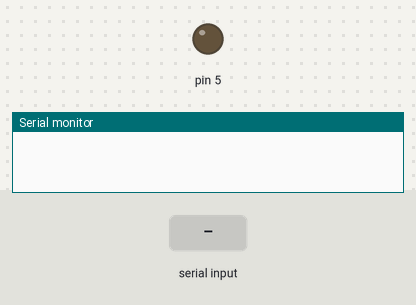
Recording of a sketch running on a simulated Arduino Uno, built with avr-gcc and run on an emulated ATmega328P. Parts: output pins drawn as LEDs (lit = HIGH), the last lines printed to the serial monitor. Inputs (shaded band) come from the test bench.

Above: at 1.2 s.
1.3 s: "90,45\n" received over Serial
At 2.7 s:
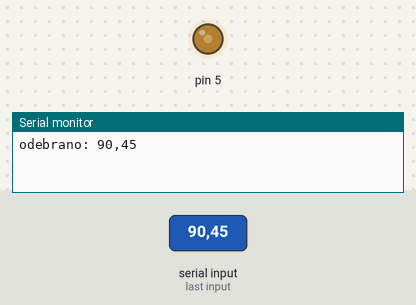
3.8 s: "5\n" received over Serial
At 5.7 s:
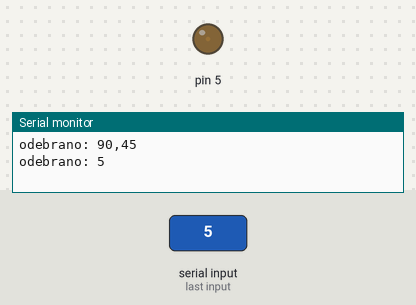
6.3 s: "200\n" received over Serial
At 7.6 s:
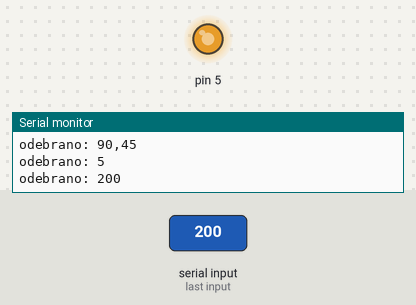
8.8 s: "90\n" received over Serial
At 10.7 s:
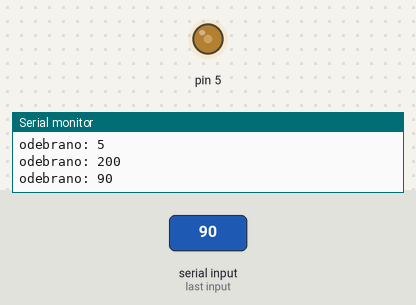
Timing chart, 0 to 12.2 s (numbered marks = the images above; inputs shaded):
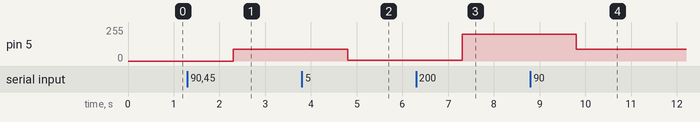

The sketch:

bleUartArduino.ino
```cpp
#include <string.h>

String input;
void setup() {
  // put your setup code here, to run once:
    Serial.begin(9600);
    pinMode(5, OUTPUT);
}

void loop() {
    String input = "\0";
    input = Serial.readString();
    String output = "odebrano: " + input;
    if(strcmp(output.c_str(), "odebrano: ") ) {
        Serial.print(output);
        if(uint16_t i = input.toInt()) {
            i = i % 255;
            analogWrite(5, i);
        }
    }


    input[0] = '\0';


}
```

Measured:
- after the input at 1.3 s, pin 5: 0/255 → 90/255 after 1.0 s
- after the input at 3.8 s, pin 5: 90/255 → 5/255 after 1.0 s
- after the input at 6.3 s, pin 5: 5/255 → 200/255 after 1.0 s
- after the input at 8.8 s, pin 5: 200/255 → 90/255 after 1.0 s
